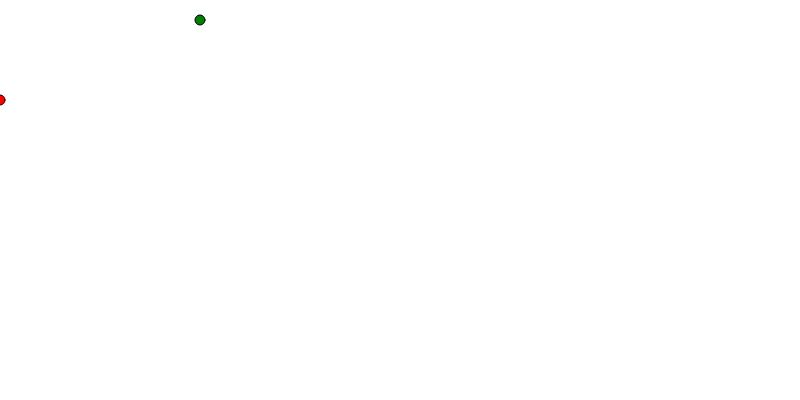
Frame 1 (no input)
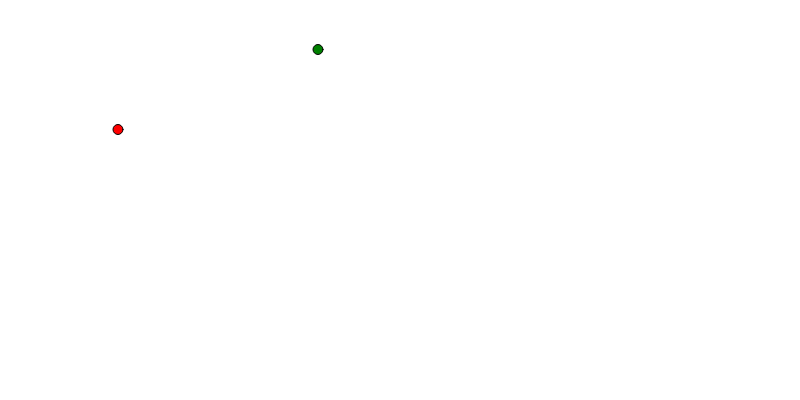
Frame 60 (no input)
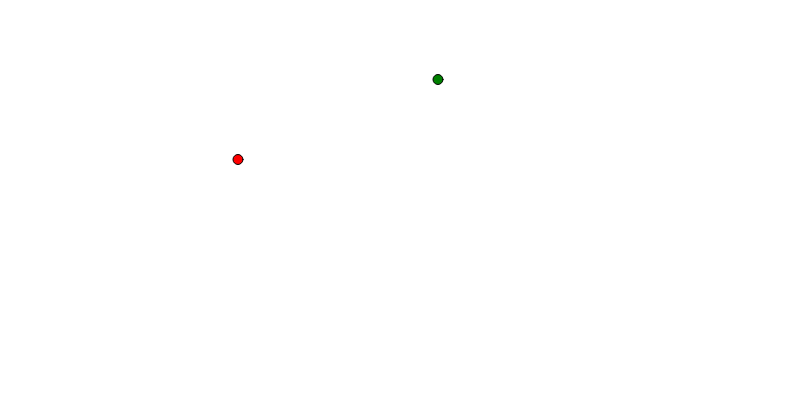
Frame 120 (the mouse pressed at the canvas centre since frame 60)

The p5.js sketch that drew these frames (run headless with seeded random() and noise() and a simulated clock; from frame 60 on, the mouse is pressed at the canvas centre):

// p5.js sketch
// ── sketch.js
//create a variable to hold one ball
let b;
let anotherBall;

function setup() {
  createCanvas(800, 400);
  b = new Ball(0, 100,"red"); //make a new ball from the Ball class and call it b.
  anotherBall = new Ball(200,20,"green");

}


function draw(){
	background("white");
    b.drawBall(); //draw the ball called b (go look in the Ball class for the drawBall function)
    b.moveBall(); //move the ball called b (go look in the Ball class for the moveBall function)
    anotherBall.drawBall();
    anotherBall.moveBall();

}


//ball class from which to create new balls with similar properties.
class Ball {

	constructor(x,y,color){ //every ball needs an x value and a y value
		    this.x = x;
    		this.y = y;
        this.color= color;
	}
	drawBall(){  // draw a ball on the screen at x,y
    		stroke(0);
    		fill(this.color);
		    ellipse(this.x,this.y,10,10);
	}
	moveBall(){ //update the location of the ball, so it moves across the screen
		this.x = this.x+2;
		this.y = this.y+.5;
	}
}

class VBall {


  constructor(x,y,color, diameter){
    this.x = x;
        this.y = y;
           this.color = color;
            this.diameter = diameter;
    }
    drawBall(){
             stroke(0);
             fill(this.color);
             ellipse(this.x,this.y,10,10);
      }

    moveBall(){
         this.x = this.x+2;
         this.y = this.y+.5;
      }


}
